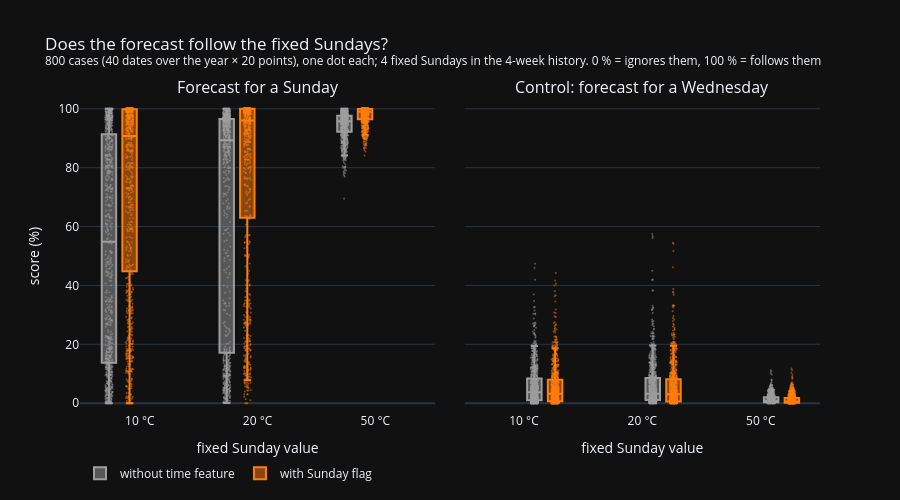

Notebook source saved alongside this figure:
### Code cell
fig = make_subplots(rows=1, cols=2, shared_yaxes=True, horizontal_spacing=0.04,
                    subplot_titles=["Forecast for a Sunday", "Control: forecast for a Wednesday"])
for c, day in enumerate(DAYS, start=1):
    for inp, color in [("without time feature", GREY), ("with Sunday flag", ORANGE)]:
        s = scores[(scores["forecast day"] == day) & (scores.input == inp)]
        fig.add_trace(go.Box(
            x=s["Sunday value"], y=s.score, name=inp, legendgroup=inp, showlegend=c == 1,
            marker={"color": color, "size": 2, "opacity": 0.5}, line={"color": color}, boxpoints="all", jitter=0.5, pointpos=0,
            customdata=np.c_[s.point_id, s.sunday],
            hovertemplate="point %{customdata[0]}, %{customdata[1]}: %{y:.0f} %<extra>" + inp + "</extra>"), row=1, col=c)
fig.update_layout(
    boxmode="group", height=500, template="plotly_dark", legend={"orientation": "h", "y": -0.15},
    title=f"Does the forecast follow the fixed Sundays?<br><sup>{len(cases)} cases ({N_DATES} dates over the year × {N_POINTS} points), "
          "one dot each; 4 fixed Sundays in the 4-week history. 0 % = ignores them, 100 % = follows them</sup>")
fig.update_yaxes(title_text="score (%)", range=[-3, 103], row=1, col=1)
fig.update_xaxes(title_text="fixed Sunday value")
fig.write_html(FIG / "exp1_scores_all_points.html", include_plotlyjs="cdn")
fig.show()

### Figure 1 — Plotly figure (JSON) as saved in the notebook; plotly's stock layout.template omitted (floating-point values rounded to 4 significant figures; data arrays with more than 128 entries replaced by an {"elided": "..."} marker saying what was removed)
{"data": [{"boxpoints": "all", "customdata": {"elided": "2400x2 mixed values"}, "hovertemplate": "point %{customdata[0]}, %{customdata[1]}: %{y:.0f} %<extra>without time feature</extra>", "jitter": 0.5, "legendgroup": "without time feature", "line": {"color": "#9e9e9e"}, "marker": {"color": "#9e9e9e", "opacity": 0.5, "size": 2}, "name": "without time feature", "pointpos": 0, "showlegend": true, "type": "box", "x": {"elided": "2400 str values"}, "xaxis": "x", "y": {"elided": "2400 float values"}, "yaxis": "y"}, {"boxpoints": "all", "customdata": {"elided": "2400x2 mixed values"}, "hovertemplate": "point %{customdata[0]}, %{customdata[1]}: %{y:.0f} %<extra>with Sunday flag</extra>", "jitter": 0.5, "legendgroup": "with Sunday flag", "line": {"color": "#ff7f0e"}, "marker": {"color": "#ff7f0e", "opacity": 0.5, "size": 2}, "name": "with Sunday flag", "pointpos": 0, "showlegend": true, "type": "box", "x": {"elided": "2400 str values"}, "xaxis": "x", "y": {"elided": "2400 float values"}, "yaxis": "y"}, {"boxpoints": "all", "customdata": {"elided": "2400x2 mixed values"}, "hovertemplate": "point %{customdata[0]}, %{customdata[1]}: %{y:.0f} %<extra>without time feature</extra>", "jitter": 0.5, "legendgroup": "without time feature", "line": {"color": "#9e9e9e"}, "marker": {"color": "#9e9e9e", "opacity": 0.5, "size": 2}, "name": "without time feature", "pointpos": 0, "showlegend": false, "type": "box", "x": {"elided": "2400 str values"}, "xaxis": "x2", "y": {"elided": "2400 float values"}, "yaxis": "y2"}, {"boxpoints": "all", "customdata": {"elided": "2400x2 mixed values"}, "hovertemplate": "point %{customdata[0]}, %{customdata[1]}: %{y:.0f} %<extra>with Sunday flag</extra>", "jitter": 0.5, "legendgroup": "with Sunday flag", "line": {"color": "#ff7f0e"}, "marker": {"color": "#ff7f0e", "opacity": 0.5, "size": 2}, "name": "with Sunday flag", "pointpos": 0, "showlegend": false, "type": "box", "x": {"elided": "2400 str values"}, "xaxis": "x2", "y": {"elided": "2400 float values"}, "yaxis": "y2"}], "layout": {"annotations": [{"font": {"size": 16}, "showarrow": false, "text": "Forecast for a Sunday", "x": 0.24, "xanchor": "center", "xref": "paper", "y": 1.0, "yanchor": "bottom", "yref": "paper"}, {"font": {"size": 16}, "showarrow": false, "text": "Control: forecast for a Wednesday", "x": 0.76, "xanchor": "center", "xref": "paper", "y": 1.0, "yanchor": "bottom", "yref": "paper"}], "boxmode": "group", "height": 500, "legend": {"orientation": "h", "y": -0.15}, "title": {"text": "Does the forecast follow the fixed Sundays?<br><sup>800 cases (40 dates over the year × 20 points), one dot each; 4 fixed Sundays in the 4-week history. 0 % = ignores them, 100 % = follows them</sup>"}, "xaxis": {"anchor": "y", "domain": [0.0, 0.48], "title": {"text": "fixed Sunday value"}}, "xaxis2": {"anchor": "y2", "domain": [0.52, 1.0], "title": {"text": "fixed Sunday value"}}, "yaxis": {"anchor": "x", "domain": [0.0, 1.0], "range": [-3, 103], "title": {"text": "score (%)"}}, "yaxis2": {"anchor": "x2", "domain": [0.0, 1.0], "matches": "y", "showticklabels": false}}}
